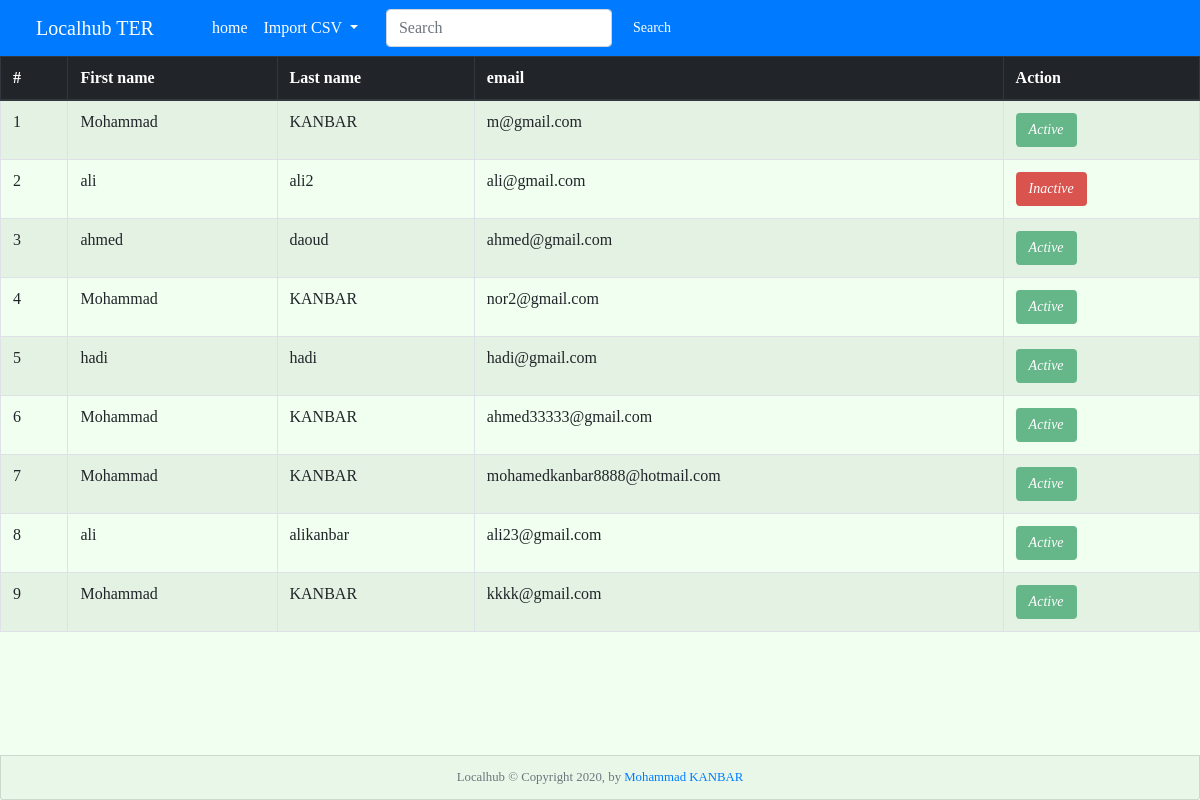
The app's page /admin/index.php with its own data.
### tables this page shows
CREATE TABLE `users` (
  `id` int(11) NOT NULL,
  `firstname` varchar(50) NOT NULL,
  `lastname` varchar(50) NOT NULL,
  `email` varchar(100) NOT NULL,
  `password` varchar(100) NOT NULL,
  `isAdmin` tinyint(4) NOT NULL DEFAULT 0,
  `isActive` int(11) NOT NULL DEFAULT 1
);

### admin/index.php (the view, shortened to what this page needs)
<?php
include_once 'inc/topHeader.php' ?>
<?php
include_once "inc/header.php";
include_once "inc/navbar.php";
include_once __DIR__."/../Core/config2.php";
?>
<table class="table table-striped table-bordered " style="margin-right: 100px; padding: 50px;">
<thead class="thead-dark ">
  <tr>
  <th>#</th>
  <th>First name</th>
  <th>Last name</th>
  <th>email</th>
  <th>Action</th>
  </tr>
</thead>
  <?php $sql=$conn->query("Select * from users");
        foreach ($sql as $key => $users) {
  ?>
  <tr>
  <td><?php echo $users['id'] ?></td>
  <td><?php echo $users['firstname']; ?></td>
  <td><?php echo $users['lastname']; ?></td>
  <td><?php echo $users['email']; ?></td>
  <td>
    <i data="<?php echo $users['id'];?>" class="status_checks btn
  <?php echo ($users['isActive'])?
  'btn-success': 'btn-danger'?>"><?php echo ($users['isActive'])? 'Active' : 'Inactive'?>
 </i>
</td>
  </tr>
  <?php } ?>
  </table>
<?php
require_once 'inc/footer.php';
?>

### inc/topHeader.php (shortened to what this page needs)
<html lang="en">
<head>

### inc/header.php (shortened to what this page needs)
    <link rel="stylesheet" href="https://maxcdn.bootstrapcdn.com/bootstrap/4.0.0/css/bootstrap.min.css">
        <link rel="stylesheet" href="css/mystyle.css">
      </head>
<body style="font-family:tahoma; background-color:honeydew;">
<header>

### admin/inc/navbar.php (shortened to what this page needs)
<nav class="navbar navbar-expand-lg navbar-dark bg-primary">
          <a style="margin-right: 50px; padding-left:20px;" class="navbar-brand" href="."><?php echo SITENAME;?></a>
          <div class="collapse navbar-collapse" id="navbarNavAltMarkup">
            <div class="navbar-nav">
                <a class="nav-item nav-link active my-2 my-sm-0" href="../index.php">
                home<span class="sr-only">(current)</span>
                </a>
                <li class="nav-item dropdown active">
                  <a class="nav-link dropdown-toggle" id="navbarDropdown" role="button" data-toggle="dropdown" aria-haspopup="true" aria-expanded="false">
                  Import CSV
                  </a>
                </li>
                <form class="form-inline my-2 my-lg-0">
                  <input style="margin-left:20px;" class="form-control mr-sm-2" type="search" placeholder="Search" aria-label="Search">
                  <button class="btn btn-outline-success my-2 my-sm-0" type="submit">Search</button>
                </form>
                </div>
            </div>
</nav>

### inc/footer.php
<footer class="card-footer card text-muted text-center fixed-bottom">
  <small>Localhub &copy; Copyright <?php echo date("Y"); ?>, by <a href="mailto:mohamedkanbar@hotmail.com">Mohammad KANBAR</a> </small>
</footer>
</body>
</html>

### css/mystyle.css (style rules this page uses)
.btn-success { background-color: #65B688; border-color: #65B688; }
.btn-danger { color: #fff; background-color: #d9534f; border-color: #d43f3a; }
.btn { color: white; display: inline-block; margin-bottom: 0; font-weight: 400; text-align: center; vertical-align: middle; cursor: pointer; background-image: none; border: 1px solid transparent; white-space: nowrap; padding: 6px 12px; font-size: 14px; line-height: 1.42857143; border-radius: 4px; -webkit-user-select: none; -moz-user-select: none; -ms-user-select: none; user-select: none; }

### records on screen
users: id "1", firstname "Mohammad", lastname "KANBAR", email "m@gmail.com", isActive "Active"
users: id "2", firstname "ali", lastname "ali2", email "ali@gmail.com", isActive "Inactive"
users: id "3", firstname "ahmed", lastname "daoud", email "ahmed@gmail.com", isActive "Active"
users: id "4", firstname "Mohammad", lastname "KANBAR", email "nor2@gmail.com", isActive "Active"
users: id "5", firstname "hadi", lastname "hadi", email "hadi@gmail.com", isActive "Active"
users: id "6", firstname "Mohammad", lastname "KANBAR", email "ahmed33333@gmail.com", isActive "Active"
users: id "7", firstname "Mohammad", lastname "KANBAR", email "mohamedkanbar8888@hotmail.com", isActive "Active"
users: id "8", firstname "ali", lastname "alikanbar", email "ali23@gmail.com", isActive "Active"
users: id "9", firstname "Mohammad", lastname "KANBAR", email "kkkk@gmail.com", isActive "Active"

### other values on screen
SITENAME "Localhub TER"
